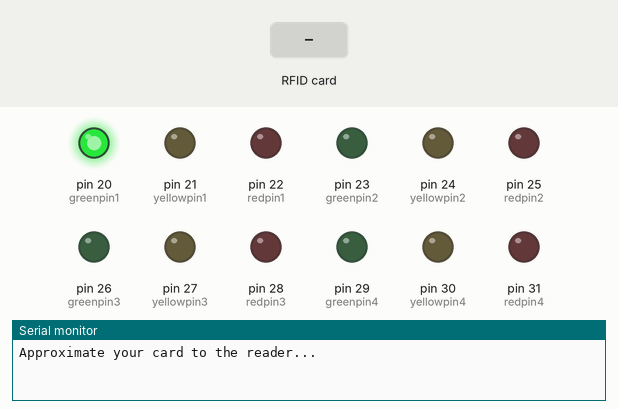
Recording of a sketch running on a simulated Arduino Mega 2560, built with avr-gcc and run on an emulated ATmega2560. Shown: output pins drawn as LEDs (lit = HIGH), the last lines printed to the serial monitor. Inputs (shaded band) come from the test bench. Pins used as bus, display or sensor lines are not drawn.

Above: at 2.4 s.
2.5 s: RFID card 67 D9 24 2D held to the reader
At 6.9 s:
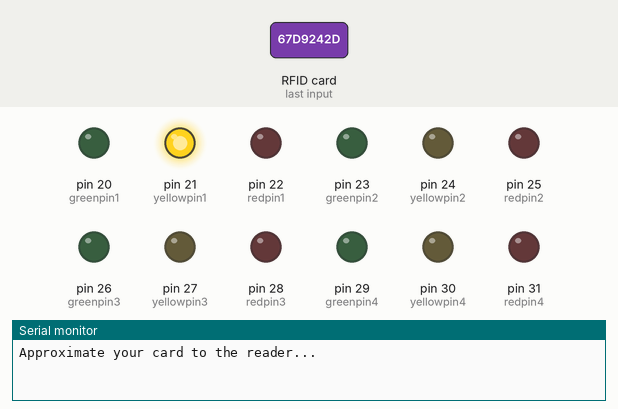
8.5 s: RFID card 67 D9 24 2D held to the reader
At 13.7 s:
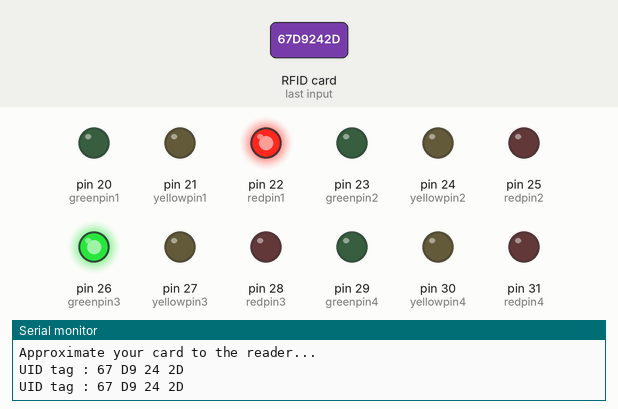
14.5 s: RFID card 5E 7A 19 C4 held to the reader
At 19.7 s:
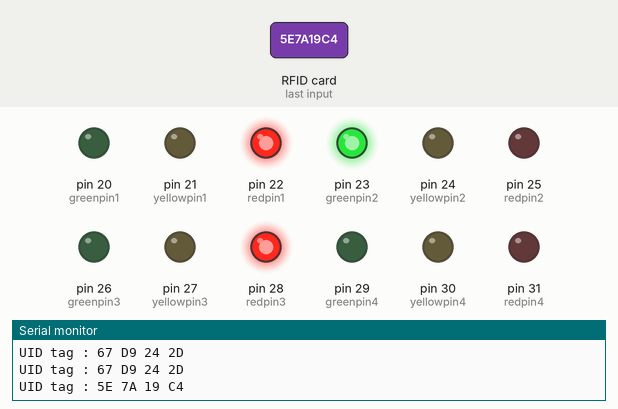
Timing chart, 0 to 51.1 s (numbered marks = the images above; inputs shaded):
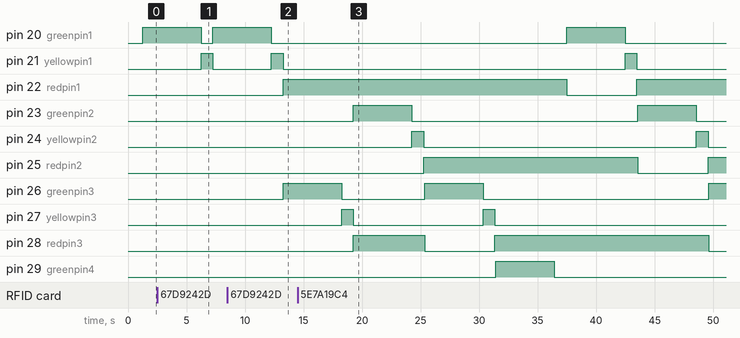

Measured:
- after the input at 2.5 s, pin 22 (redpin1), pin 23 (greenpin2): stays LOW (without the input it goes to HIGH after 4.8 s)
- after the input at 8.5 s, pin 23 (greenpin2): stays LOW (without the input it goes to HIGH after 4.8 s); pin 26 (greenpin3): LOW → HIGH after 4.8 s
- by itself, pin 24 (yellowpin2): alternates HIGH for 1.0 s and LOW for 23.3 s
- by itself, pin 27 (yellowpin3): alternates HIGH for 1.0 s and LOW for 11.1 s, 4 changes in all, then stays LOW

The sketch:

4RFID_Traffic.ino
```cpp
#include <SPI.h>
#include <MFRC522.h>

#define SS_PIN1 53
#define RST_PIN1 45
MFRC522 mfrc5221(53, 49 );   // Create MFRC522 instance.

/* SDA Digital 53
SCK Digital 52
MOSI  Digital 51
MISO  Digital 50
IRQ unconnected
GND GND
RST Digital 49
3.3V  3.3V
*/


#define SS_PIN2 48
MFRC522 mfrc5222(48, 49);   // Create MFRC522 instance.

#define SS_PIN3 47
MFRC522 mfrc5223(47,49);   // Create MFRC522 instance.

#define SS_PIN4 46
MFRC522 mfrc5224(46, 49);   // Create MFRC522 instance.


const int greenpin1 = 20;
const int yellowpin1 = 21;
const int redpin1 =22;
const int greenpin2 = 23;
const int yellowpin2 = 24;
const int redpin2 = 25;
const int greenpin3 = 26;
const int yellowpin3 = 27;
const int redpin3 = 28;
const int greenpin4 = 29;
const int yellowpin4 = 30;
const int redpin4 =31;

void setup() {
 // put your setup code here, to run once:

  Serial.begin(9600);   // Initiate a serial communication
  SPI.begin();      // Initiate  SPI bus
  mfrc5221.PCD_Init();   // Initiate MFRC522
  Serial.println("Approximate your card to the reader...");
  Serial.println();


    pinMode(greenpin1,OUTPUT);
  pinMode(yellowpin1,OUTPUT);
  pinMode(redpin1,OUTPUT);
  pinMode(greenpin2,OUTPUT);
  pinMode(yellowpin2,OUTPUT);
  pinMode(redpin2,OUTPUT);
  pinMode(greenpin3,OUTPUT);
  pinMode(yellowpin3,OUTPUT);
  pinMode(redpin3,OUTPUT);
  pinMode(greenpin4,OUTPUT);
  pinMode(yellowpin4,OUTPUT);
  pinMode(redpin4,OUTPUT);

  digitalWrite(redpin1,LOW);
  delay(100);
  digitalWrite(redpin2,LOW);
  delay(100);
  digitalWrite(redpin3,LOW);
  delay(100);
  digitalWrite(redpin4,LOW);
  delay(100);
  digitalWrite(yellowpin1,LOW);
  delay(100);
  digitalWrite(yellowpin2,LOW);
  delay(100);
  digitalWrite(yellowpin3,LOW);
  delay(100);
  digitalWrite(yellowpin4,LOW);
  delay(100);
  digitalWrite(greenpin1,LOW);
  delay(100);
  digitalWrite(greenpin2,LOW);
  delay(100);
  digitalWrite(greenpin3,LOW);
  delay(100);
  digitalWrite(greenpin4,LOW);
  delay(100);
}

void loop() {
  // put your main code here, to run repeatedly:
lane1();
rfid1();
rfid3();
rfid4();
lane2();
rfid1();
rfid2();
rfid4();
lane3();
rfid1();
rfid2();
rfid3();
lane4();
rfid2();
rfid3();
rfid4();
}

void lane1()
{
  digitalWrite(redpin1, LOW);
  digitalWrite(greenpin1,HIGH);
  delay(5000);
  digitalWrite(greenpin1,LOW);
  digitalWrite(yellowpin1, HIGH);
  delay(1000);
  digitalWrite(yellowpin1, LOW);
  digitalWrite(redpin1, HIGH);
}

void lane2()
{
  digitalWrite(redpin2, LOW);
  digitalWrite(greenpin2,HIGH);
  delay(5000);
  digitalWrite(greenpin2,LOW);
  digitalWrite(yellowpin2, HIGH);
  delay(1000);
  digitalWrite(yellowpin2, LOW);
  digitalWrite(redpin2, HIGH);
}

void lane3()
{
  digitalWrite(redpin3, LOW);
  digitalWrite(greenpin3,HIGH);
  delay(5000);
  digitalWrite(greenpin3,LOW);
  digitalWrite(yellowpin3, HIGH);
  delay(1000);
  digitalWrite(yellowpin3, LOW);
  digitalWrite(redpin3, HIGH);
}

void lane4()
{
  digitalWrite(redpin4, LOW);
  digitalWrite(greenpin4,HIGH);
  delay(5000);
  digitalWrite(greenpin4,LOW);
  digitalWrite(yellowpin4, HIGH);
  delay(1000);
  digitalWrite(yellowpin4, LOW);
  digitalWrite(redpin4, HIGH);
}


void rfid1()
{
  // Look for new cards
  if ( ! mfrc5221.PICC_IsNewCardPresent())
  {
    return;
  }
  // Select one of the cards
  if ( ! mfrc5221.PICC_ReadCardSerial())
  {
    return;
  }
  //Show UID on serial monitor first time to read Tag
  Serial.print("UID tag :");
  String content= "";
  byte letter;
  for (byte i = 0; i < mfrc5221.uid.size; i++)
  {
     Serial.print(mfrc5221.uid.uidByte[i] < 0x10 ? " 0" : " ");
     Serial.print(mfrc5221.uid.uidByte[i], HEX);
     content.concat(String(mfrc5221.uid.uidByte[i] < 0x10 ? " 0" : " "));
     content.concat(String(mfrc5221.uid.uidByte[i], HEX));
  }
  Serial.println();
  content.toUpperCase();
  if (content.substring(1) == "67 D9 24 2D") //change here the UID of the card/cards that you want to give access
  {
    lane1();
  }
}

void rfid2()
{
  // Look for new cards
  if ( ! mfrc5222.PICC_IsNewCardPresent())
  {
    return;
  }
  // Select one of the cards
  if ( ! mfrc5222.PICC_ReadCardSerial())
  {
    return;
  }
  //Show UID on serial monitor first time to read Tag
  Serial.print("UID tag :");
  String content= "";
  byte letter;
  for (byte i = 0; i < mfrc5222.uid.size; i++)
  {
     Serial.print(mfrc5222.uid.uidByte[i] < 0x10 ? " 0" : " ");
     Serial.print(mfrc5222.uid.uidByte[i], HEX);
     content.concat(String(mfrc5222.uid.uidByte[i] < 0x10 ? " 0" : " "));
     content.concat(String(mfrc5222.uid.uidByte[i], HEX));
  }
  Serial.println();
  content.toUpperCase();
  if (content.substring(1) == "67 D9 24 2D") //change here the UID of the card/cards that you want to give access
  {
    lane2();
  }
}

void rfid3()
{
  // Look for new cards
  if ( ! mfrc5223.PICC_IsNewCardPresent())
  {
    return;
  }
  // Select one of the cards
  if ( ! mfrc5223.PICC_ReadCardSerial())
  {
    return;
  }
  //Show UID on serial monitor first time to read Tag
  Serial.print("UID tag :");
  String content= "";
  byte letter;
  for (byte i = 0; i < mfrc5223.uid.size; i++)
  {
     Serial.print(mfrc5223.uid.uidByte[i] < 0x10 ? " 0" : " ");
     Serial.print(mfrc5223.uid.uidByte[i], HEX);
     content.concat(String(mfrc5223.uid.uidByte[i] < 0x10 ? " 0" : " "));
     content.concat(String(mfrc5223.uid.uidByte[i], HEX));
  }
  Serial.println();
  content.toUpperCase();
  if (content.substring(1) == "67 D9 24 2D") //change here the UID of the card/cards that you want to give access
  {
    lane3();
  }
}

void rfid4()
{
  // Look for new cards
  if ( ! mfrc5224.PICC_IsNewCardPresent())
  {
    return;
  }
  // Select one of the cards
  if ( ! mfrc5224.PICC_ReadCardSerial())
  {
    return;
  }
  //Show UID on serial monitor first time to read Tag
  Serial.print("UID tag :");
  String content= "";
  byte letter;
  for (byte i = 0; i < mfrc5224.uid.size; i++)
  {
     Serial.print(mfrc5224.uid.uidByte[i] < 0x10 ? " 0" : " ");
     Serial.print(mfrc5224.uid.uidByte[i], HEX);
     content.concat(String(mfrc5224.uid.uidByte[i] < 0x10 ? " 0" : " "));
     content.concat(String(mfrc5224.uid.uidByte[i], HEX));
  }
  Serial.println();
  content.toUpperCase();
  if (content.substring(1) == "67 D9 24 2D") //change here the UID of the card/cards that you want to give access
  {
    lane4();
  }
}
```
